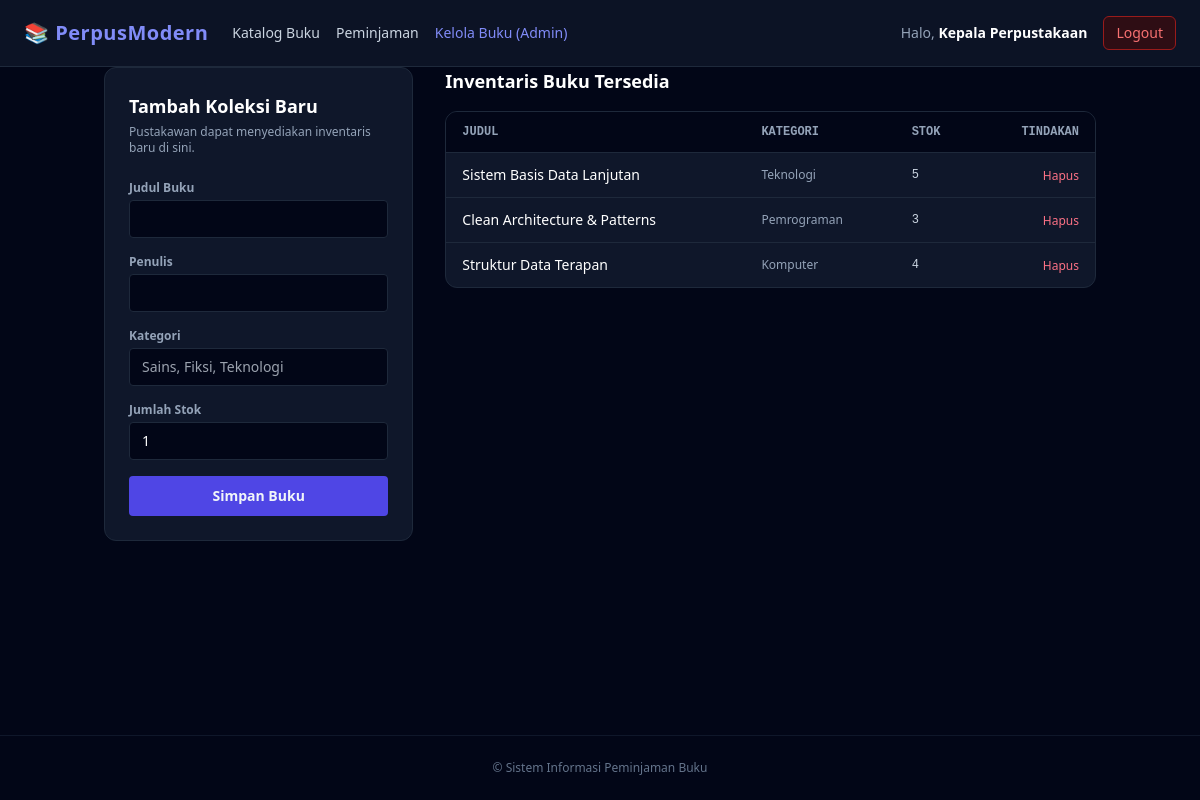
/books (signed in), run on the app's committed database.
### tables this page shows
CREATE TABLE books (
            id INTEGER PRIMARY KEY AUTOINCREMENT,
            judul TEXT NOT NULL,
            penulis TEXT NOT NULL,
            kategori TEXT NOT NULL,
            stok INTEGER NOT NULL DEFAULT 0
        );

### app.py (the view)
@app.route("/books")
@login_required()
def books():
    conn = get_db()
    books = conn.execute("SELECT * FROM books").fetchall()
    conn.close()
    return render_template("books.html", books=books)

### app.py (called while the page is built)
def login_required(role=None):
    def decorator(f):
        @wraps(f)
        def decorated_function(*args, **kwargs):
            if "user_id" not in session:
                flash("Harap login terlebih dahulu.", "warning")
                return redirect(url_for("login"))
            if role and session.get("role") != role:
                flash("Akses ditolak: Anda tidak memiliki izin untuk halaman ini.", "danger")
                return redirect(url_for("index"))
            return f(*args, **kwargs)
        return decorated_function
    return decorator

### db.py (called while the page is built)
def get_db():
    conn = sqlite3.connect(DATABASE)
    conn.row_factory = sqlite3.Row
    conn.execute("PRAGMA foreign_keys = ON;")
    return conn

### templates/books.html
{% extends 'base.html' %}
{% block content %}
<div class="grid grid-cols-1 lg:grid-cols-3 gap-8">
  <div class="p-6 bg-slate-900 border border-slate-800 rounded-xl h-fit">
    <h3 class="text-lg font-bold text-white mb-1">Tambah Koleksi Baru</h3>
    <p class="text-xs text-slate-400 mb-6">Pustakawan dapat menyediakan inventaris baru di sini.</p>
    <form method="POST" class="space-y-4">
      <div>
        <label class="block text-xs font-semibold text-slate-400 mb-1">Judul Buku</label>
        <input type="text" name="judul" required class="w-full px-3 py-2 rounded bg-slate-950 border border-slate-800 text-sm text-white focus:outline-none focus:border-indigo-500">
      </div>
      <div>
        <label class="block text-xs font-semibold text-slate-400 mb-1">Penulis</label>
        <input type="text" name="penulis" required class="w-full px-3 py-2 rounded bg-slate-950 border border-slate-800 text-sm text-white focus:outline-none focus:border-indigo-500">
      </div>
      <div>
        <label class="block text-xs font-semibold text-slate-400 mb-1">Kategori</label>
        <input type="text" name="kategori" placeholder="Sains, Fiksi, Teknologi" required class="w-full px-3 py-2 rounded bg-slate-950 border border-slate-800 text-sm text-white focus:outline-none focus:border-indigo-500">
      </div>
      <div>
        <label class="block text-xs font-semibold text-slate-400 mb-1">Jumlah Stok</label>
        <input type="number" name="stok" min="1" value="1" required class="w-full px-3 py-2 rounded bg-slate-950 border border-slate-800 text-sm text-white focus:outline-none focus:border-indigo-500">
      </div>
      <button type="submit" class="w-full py-2.5 bg-indigo-600 hover:bg-indigo-500 font-semibold text-sm rounded transition mt-2">Simpan Buku</button>
    </form>
  </div>
  <div class="lg:col-span-2">
    <h3 class="text-lg font-bold text-white mb-4">Inventaris Buku Tersedia</h3>
    <div class="overflow-x-auto border border-slate-800 rounded-xl bg-slate-900">
      <table class="w-full text-left text-sm text-slate-300">
        <thead class="bg-slate-950 text-slate-400 text-xs uppercase font-mono border-b border-slate-800">
          <tr>
            <th class="px-4 py-3">Judul</th>
            <th class="px-4 py-3">Kategori</th>
            <th class="px-4 py-3">Stok</th>
            <th class="px-4 py-3 text-right">Tindakan</th>
          </tr>
        </thead>
        <tbody class="divide-y divide-slate-800">
          {% for book in books %}
            <tr>
              <td class="px-4 py-3 font-medium text-white">{{ book['judul'] }}</td>
              <td class="px-4 py-3 text-xs text-slate-400">{{ book['kategori'] }}</td>
              <td class="px-4 py-3 font-mono text-xs">{{ book['stok'] }}</td>
              <td class="px-4 py-3 text-right">
                <form action="{{ url_for('delete_book', book_id=book['id']) }}" method="POST" onsubmit="return confirm('Hapus buku ini?');" class="inline">
                  <button type="submit" class="text-xs text-rose-400 hover:text-rose-300">Hapus</button>
                </form>
              </td>
            </tr>
          {% endfor %}
        </tbody>
      </table>
    </div>
  </div>
</div>
{% endblock %}

### templates/base.html (shortened to what this page needs)
<!DOCTYPE html>
<html lang="id">
<head>
    <script src="https://cdn.tailwindcss.com"></script>
</head>
<body class="bg-slate-950 text-slate-100 min-h-screen flex flex-col font-sans">
    <nav class="border-b border-slate-850 bg-slate-900/80 backdrop-blur px-6 py-4 flex justify-between items-center border-b border-slate-800">
        <div class="flex items-center gap-6">
            <a href="{{ url_for('index') }}" class="font-extrabold text-xl text-indigo-400 tracking-wide">
                📚 PerpusModern
            </a>
            {% if session.get('user_id') %}
                <div class="hidden md:flex gap-4 text-sm font-medium">
                    <a href="{{ url_for('books') }}" class="text-slate-300 hover:text-white transition">Katalog Buku</a>
                    <a href="{{ url_for('loans') }}" class="text-slate-300 hover:text-white transition">Peminjaman</a>
                    {% if session.get('role') == 'admin' %}
                        <a href="{{ url_for('admin_books') }}" class="text-indigo-400 hover:text-indigo-300 transition">Kelola Buku (Admin)</a>
                    {% endif %}
                </div>
            {% endif %}
        </div>
        <div class="flex gap-4 items-center text-sm">
            {% if session.get('user_id') %}
                <span class="text-slate-400 hidden sm:inline">Halo, <strong class="text-white">{{ session.get('nama_lengkap') }}</strong></span>
                <a href="{{ url_for('logout') }}" class="px-3 py-1.5 rounded-md bg-red-950/60 border border-red-800 text-red-400 hover:bg-red-900/50 transition">
                    Logout
                </a>
            {% else %}
                <a href="{{ url_for('login') }}" class="px-4 py-2 rounded-lg bg-indigo-600 hover:bg-indigo-500 font-semibold text-white transition">
                    Login
                </a>
            {% endif %}
        </div>
    </nav>
    <main class="container mx-auto px-4 flex-grow">
        {% block content %}
        {% endblock %}
    </main>
    <footer class="border-t border-slate-900 py-6 text-center text-xs text-slate-500">
        &copy; Sistem Informasi Peminjaman Buku
    </footer>
</body>
</html>

### data on the page
books: judul "Sistem Basis Data Lanjutan", kategori "Teknologi", stok "5"
books: judul "Clean Architecture & Patterns", kategori "Pemrograman", stok "3"
books: judul "Struktur Data Terapan", kategori "Komputer", stok "4"

### other printed values
{{ session.get('nama_lengkap') }} "Kepala Perpustakaan"
